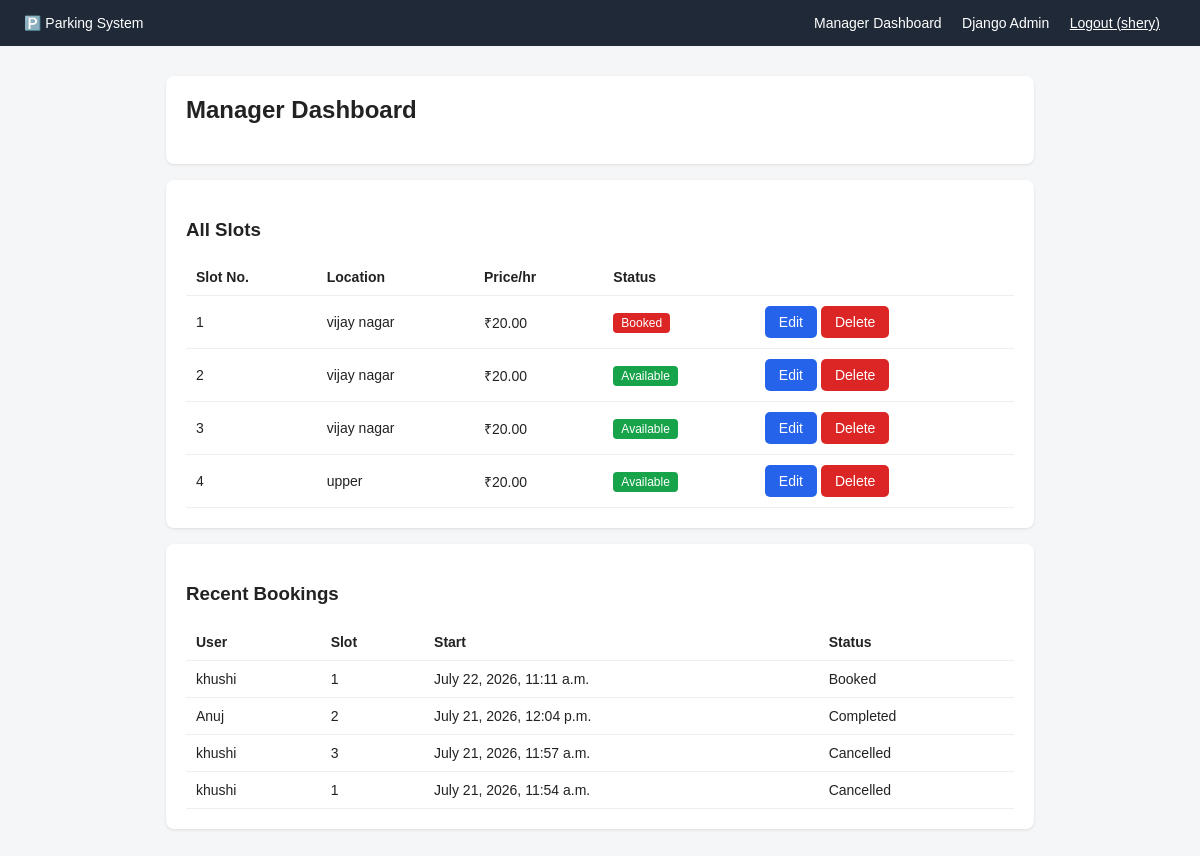
/manager/ (signed in), run on the app's committed database.
### parking/models.py (models this page shows, shortened)
class ParkingSlot(models.Model):
    slot_number = models.CharField(max_length=20, unique=True)
    location = models.CharField(max_length=100, blank=True)
    price_per_hour = models.DecimalField(max_digits=6, decimal_places=2, default=20.00)
    is_available = models.BooleanField(default=True)

class Booking(models.Model):
    STATUS_CHOICES = (
        ('booked', 'Booked'),
        ('cancelled', 'Cancelled'),
        ('completed', 'Completed'),
    )
    user = models.ForeignKey(User, on_delete=models.CASCADE, related_name='bookings')
    slot = models.ForeignKey(ParkingSlot, on_delete=models.CASCADE, related_name='bookings')
    start_time = models.DateTimeField(default=timezone.now)
    end_time = models.DateTimeField(blank=True, null=True)
    duration_hours = models.PositiveIntegerField(default=1)
    status = models.CharField(max_length=10, choices=STATUS_CHOICES, default='booked')
    created_at = models.DateTimeField(auto_now_add=True)

### parking/views.py (the view)
# urls.py: path('manager/', views.manager_dashboard, name='manager_dashboard'),
@login_required
def manager_dashboard(request):
    if not is_manager(request.user):
        messages.error(request, 'Aapke paas manager access nahi hai.')
        return redirect('slot_list')
    release_expired_bookings()
    slots = ParkingSlot.objects.all()
    bookings = Booking.objects.select_related('user', 'slot').order_by('-created_at')[:50]
    return render(request, 'parking/manager_dashboard.html', {'slots': slots, 'bookings': bookings})

### parking/views.py (called while the page is built)
def is_manager(user):
    return user.is_authenticated and (user.is_superuser or
           (hasattr(user, 'profile') and user.profile.is_manager))

def release_expired_bookings(user=None):
    qs = Booking.objects.filter(status='booked', end_time__lte=timezone.now())
    if user is not None:
        qs = qs.filter(user=user)
    for booking in qs.select_related('slot'):
        booking.release_if_expired()

### parking/templates/parking/manager_dashboard.html
{% extends 'parking/base.html' %}
{% block content %}
<div class="card">
    <h2>Manager Dashboard</h2>
</div>
<div class="card">
    <h3>All Slots</h3>
    <table>
        <tr><th>Slot No.</th><th>Location</th><th>Price/hr</th><th>Status</th><th></th></tr>
        {% for slot in slots %}
        <tr>
            <td>{{ slot.slot_number }}</td>
            <td>{{ slot.location }}</td>
            <td>₹{{ slot.price_per_hour }}</td>
            <td>
                {% if slot.is_available %}
                <span class="badge badge-available">Available</span>
                {% else %}
                <span class="badge badge-booked">Booked</span>
                {% endif %}
            </td>
            <td>
                <a class="btn" href="{% url 'edit_slot' slot.id %}">Edit</a>
                <a class="btn btn-danger" href="{% url 'delete_slot' slot.id %}" onclick="return confirm('Sure?');">Delete</a>
            </td>
        </tr>
        {% empty %}
        <tr><td colspan="5">No slot available.</td></tr>
        {% endfor %}
    </table>
</div>
<div class="card">
    <h3>Recent Bookings</h3>
    <table>
        <tr><th>User</th><th>Slot</th><th>Start</th><th>Status</th></tr>
        {% for b in bookings %}
        <tr>
            <td>{{ b.user.username }}</td>
            <td>{{ b.slot.slot_number }}</td>
            <td>{{ b.start_time }}</td>
            <td>{{ b.get_status_display }}</td>
        </tr>
        {% empty %}
        <tr><td colspan="4">No bookings.</td></tr>
        {% endfor %}
    </table>
</div>
{% endblock %}

### parking/templates/parking/base.html (shortened to what this page needs)
<!DOCTYPE html>
<html lang="en">
<head>
</head>
<body>
<nav>
    <div>
        <a href="{% url 'dashboard' %}">🅿️ Parking System</a>
    </div>
    <div>
        {% if user.is_authenticated %}
            {% if user.is_superuser or user.profile.is_manager %}
                <a href="{% url 'manager_dashboard' %}">Manager Dashboard</a>
            {% else %}
                <a href="{% url 'slot_list' %}">Available Slots</a>
                <a href="{% url 'my_bookings' %}">My Bookings</a>
            {% endif %}
            {% if user.is_superuser %}<a href="/admin/">Django Admin</a>{% endif %}
            <form action="{% url 'logout' %}" method="post" style="display:inline;">
                <button type="submit" class="btn" style="background:none; color:#fff; padding:0; margin-right:16px; font-size:14px; text-decoration:underline; cursor:pointer;">
                    Logout ({{ user.username }})
                </button>
            </form>
        {% else %}
            <a href="{% url 'login' %}">Login</a>
            <a href="{% url 'register' %}">Register</a>
        {% endif %}
    </div>
</nav>
<div class="container">
    {% block content %}{% endblock %}
</div>
</body>
</html>

### parking/templates/parking/base.html (style rules this page uses)
* { box-sizing: border-box; }
body { font-family: Arial, sans-serif; background: #f4f6f8; margin: 0; color: #222; }
nav { background: #1f2937; padding: 14px 24px; display: flex; justify-content: space-between; align-items: center; }
nav a { color: #fff; text-decoration: none; margin-right: 16px; font-size: 14px; }
.container { max-width: 900px; margin: 30px auto; padding: 0 16px; }
.card { background: #fff; border-radius: 8px; padding: 20px; box-shadow: 0 1px 3px rgba(0,0,0,0.1); margin-bottom: 16px; }
table { width: 100%; border-collapse: collapse; }
th, td { text-align: left; padding: 10px; border-bottom: 1px solid #eee; font-size: 14px; }
.btn { display: inline-block; padding: 8px 14px; background: #2563eb; color: #fff; border: none; border-radius: 5px; text-decoration: none; font-size: 14px; cursor: pointer; }
.btn-danger { background: #dc2626; }
.badge { padding: 3px 8px; border-radius: 4px; font-size: 12px; color: #fff; }
.badge-available { background: #16a34a; }
.badge-booked { background: #dc2626; }
h2 { margin-top: 0; }

### data on the page
ParkingSlot: slot_number "1", location "vijay nagar", price_per_hour "20.00", is_available "Booked"
ParkingSlot: slot_number "2", location "vijay nagar", price_per_hour "20.00", is_available "Available"
ParkingSlot: slot_number "3", location "vijay nagar", price_per_hour "20.00", is_available "Available"
ParkingSlot: slot_number "4", location "upper", price_per_hour "20.00", is_available "Available"
Booking: user.username "khushi", slot.slot_number "1", start_time "July 22, 2026, 11:11 a.m.", status "Booked"
Booking: user.username "Anuj", slot.slot_number "2", start_time "July 21, 2026, 12:04 p.m.", status "Completed"
Booking: user.username "khushi", slot.slot_number "3", start_time "July 21, 2026, 11:57 a.m.", status "Cancelled"
Booking: user.username "khushi", slot.slot_number "1", start_time "July 21, 2026, 11:54 a.m.", status "Cancelled"

### other printed values
{{ user.username }} "shery"
